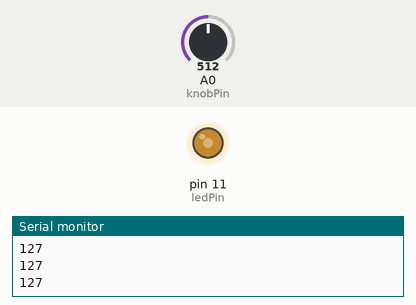
The sketch below on a simulated Arduino Uno, built with avr-gcc and run on an emulated ATmega328P. On the bench: output pins drawn as LEDs (lit = HIGH), the last lines printed to the serial monitor. Inputs (shaded band) come from the test bench; at power-on: A0 (knobPin) = 512.

Above: at 1.2 s.
1.3 s: A0 (knobPin) set to 716
At 2.0 s:
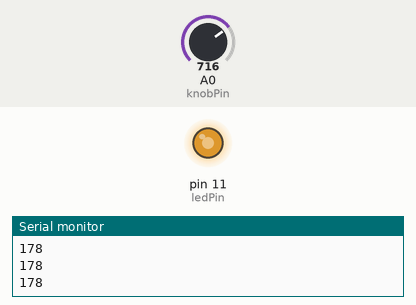
2.8 s: A0 (knobPin) set to 900
At 3.2 s:
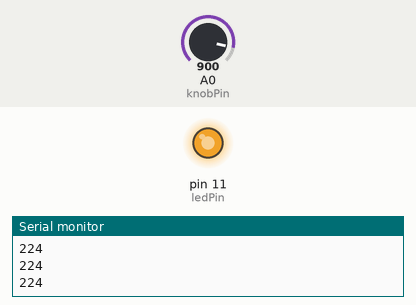
4.4 s: A0 (knobPin) set to 122
At 5.5 s:
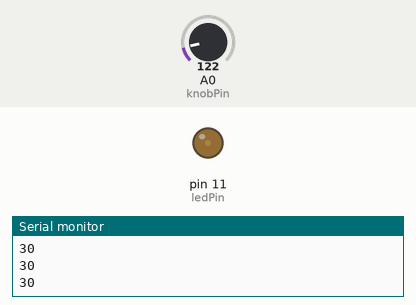
5.9 s: A0 (knobPin) set to 0
At 6.5 s:
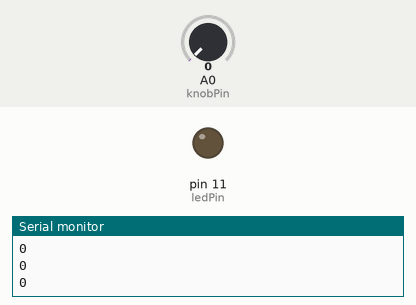
Timing chart, 0 to 8.4 s (numbered marks = the images above; inputs shaded):
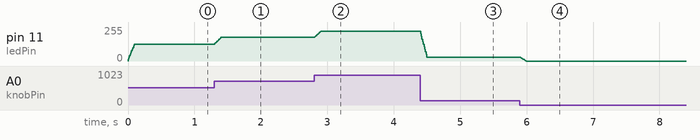

Measured:
- after the input at 1.3 s, pin 11 (ledPin): moves from 127/255 to 178/255 over 0.09 s, starting at once
- after the input at 2.8 s, pin 11 (ledPin): moves from 178/255 to 224/255 over 0.09 s, starting at once
- after the input at 4.4 s, pin 11 (ledPin): moves from 224/255 to 30/255 over 0.09 s, starting at once
- after the input at 5.9 s, pin 11 (ledPin): moves from 30/255 to 0/255 over 0.09 s, starting at once

The sketch:

12-smooth-potentiometer-value-241015.ino
```cpp
const int knobPin = A0;
const int ledPin = 11;
const int numReadings = 10;

int readings[numReadings];
int index = 0;
int total;
int average;

void setup() {
  // put your setup code here, to run once:
  pinMode(knobPin, INPUT);
  for (int i = 0; i < numReadings; i++) {
    readings[i] = 0;
  }
  Serial.begin(9600);
}

void loop() {
  // put your main code here, to run repeatedly:
  int inputValue = analogRead(knobPin);
  int mappedValue = map(inputValue, 0, 1023, 0, 255);

  total = total - readings[index];
  readings[index] = mappedValue;
  total = total + readings[index];

  index += 1;

  if (index >= numReadings) {
    index = 0;
  }

  average = total / numReadings;

  analogWrite(ledPin, average);

  Serial.println(average);
  delay(10);
}
```
